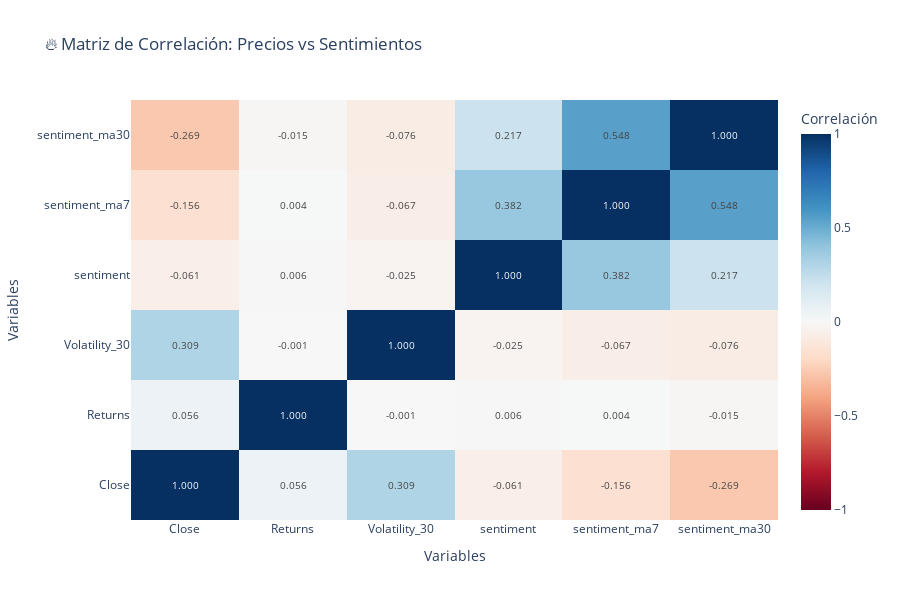

Source (notebook cell):
### Code cell
# Heatmap de correlaciones
# Crear matriz de correlación
vars_analisis = variables_precio + variables_sentimiento
corr_matrix = df_merged[vars_analisis].corr()

# Plotly heatmap
fig = go.Figure(data=go.Heatmap(
    z=corr_matrix.values,
    x=corr_matrix.columns,
    y=corr_matrix.index,
    colorscale='RdBu',
    zmid=0,
    text=corr_matrix.values,
    texttemplate='%{text:.3f}',
    textfont={"size": 10},
    colorbar=dict(title="Correlación")
))

fig.update_layout(
    title='🔥 Matriz de Correlación: Precios vs Sentimientos',
    xaxis_title='Variables',
    yaxis_title='Variables',
    height=600,
    template='plotly_white'
)

fig.show()

### Figure 1 — Plotly figure (JSON) as saved in the notebook; plotly's stock layout.template omitted (floating-point values rounded to 4 significant figures)
{"data": [{"colorbar": {"title": {"text": "Correlación"}}, "colorscale": [[0, "rgb(103,0,31)"], [0.1, "rgb(178,24,43)"], [0.2, "rgb(214,96,77)"], [0.3, "rgb(244,165,130)"], [0.4, "rgb(253,219,199)"], [0.5, "rgb(247,247,247)"], [0.6, "rgb(209,229,240)"], [0.7, "rgb(146,197,222)"], [0.8, "rgb(67,147,195)"], [0.9, "rgb(33,102,172)"], [1, "rgb(5,48,97)"]], "text": [[1.0, 0.05592, 0.309, -0.06119, -0.1559, -0.2688], [0.05592, 1.0, -0.0007405, 0.005706, 0.00356, -0.01524], [0.309, -0.0007405, 1.0, -0.02507, -0.06652, -0.07552], [-0.06119, 0.005706, -0.02507, 1.0, 0.3818, 0.2173], [-0.1559, 0.00356, -0.06652, 0.3818, 1.0, 0.5479], [-0.2688, -0.01524, -0.07552, 0.2173, 0.5479, 1.0]], "textfont": {"size": 10}, "texttemplate": "%{text:.3f}", "type": "heatmap", "x": ["Close", "Returns", "Volatility_30", "sentiment", "sentiment_ma7", "sentiment_ma30"], "y": ["Close", "Returns", "Volatility_30", "sentiment", "sentiment_ma7", "sentiment_ma30"], "z": [[1.0, 0.05592, 0.309, -0.06119, -0.1559, -0.2688], [0.05592, 1.0, -0.0007405, 0.005706, 0.00356, -0.01524], [0.309, -0.0007405, 1.0, -0.02507, -0.06652, -0.07552], [-0.06119, 0.005706, -0.02507, 1.0, 0.3818, 0.2173], [-0.1559, 0.00356, -0.06652, 0.3818, 1.0, 0.5479], [-0.2688, -0.01524, -0.07552, 0.2173, 0.5479, 1.0]], "zmid": 0}], "layout": {"height": 600, "title": {"text": "🔥 Matriz de Correlación: Precios vs Sentimientos"}, "xaxis": {"title": {"text": "Variables"}}, "yaxis": {"title": {"text": "Variables"}}}}
